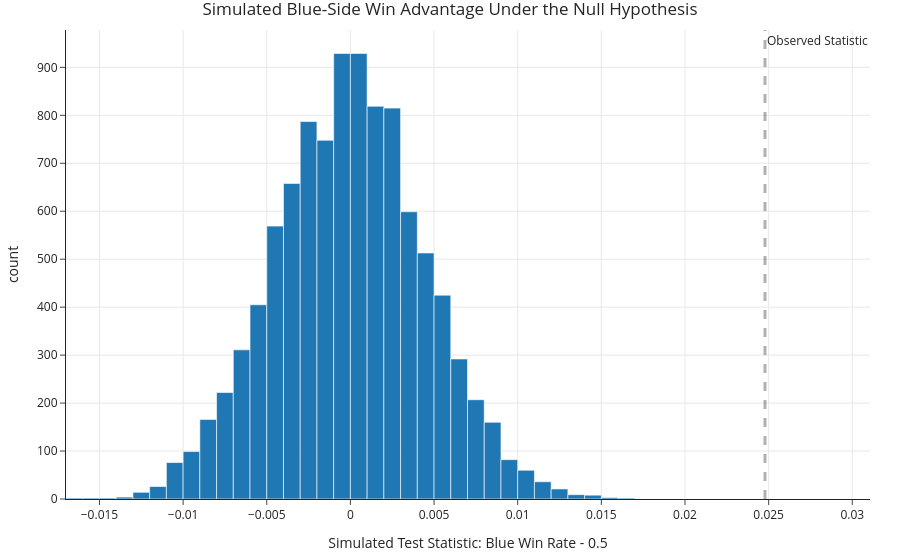

This figure's notebook cell:
### Code cell
fig_hypothesis = px.histogram(
    x=simulated_stats,
    nbins=50,
    title="Simulated Blue-Side Win Advantage Under the Null Hypothesis",
    labels={"x": "Simulated Test Statistic: Blue Win Rate - 0.5"}
)

fig_hypothesis.add_vline(
    x=observed_stat,
    line_width=3,
    line_dash="dash",
    annotation_text="Observed Statistic"
)

fig_hypothesis.show()
fig_hypothesis.write_html(assets_dir / "blue-side-hypothesis-test.html", include_plotlyjs="cdn")

alpha = 0.05

if p_value_blue < alpha:
    hypothesis_conclusion = (
        "Since the p-value is below 0.05, I reject the null hypothesis. "
        "There is statistically significant evidence that Blue-side teams win more often "
        "than expected under a 50% null model."
    )
else:
    hypothesis_conclusion = (
        "Since the p-value is at least 0.05, I fail to reject the null hypothesis. "
        "There is not enough evidence to conclude that Blue-side teams win more often "
        "than expected under a 50% null model."
    )

print(hypothesis_conclusion)

### Figure 1 — Plotly figure (JSON) as saved in the notebook; plotly's stock layout.template omitted (floating-point values rounded to 4 significant figures; data arrays with more than 128 entries replaced by an {"elided": "..."} marker saying what was removed)
{"data": [{"alignmentgroup": "True", "bingroup": "x", "hovertemplate": "Simulated Test Statistic: Blue Win Rate - 0.5=%{x}<br>count=%{y}<extra></extra>", "legendgroup": "", "marker": {"color": "#1F77B4", "pattern": {"shape": ""}}, "name": "", "nbinsx": 50, "offsetgroup": "", "orientation": "v", "showlegend": false, "type": "histogram", "x": {"elided": "10000 float values"}, "xaxis": "x", "yaxis": "y"}], "layout": {"annotations": [{"showarrow": false, "text": "Observed Statistic", "x": 0.02478, "xanchor": "left", "xref": "x", "y": 1, "yanchor": "top", "yref": "y domain"}], "barmode": "relative", "legend": {"tracegroupgap": 0}, "shapes": [{"line": {"dash": "dash", "width": 3}, "type": "line", "x0": 0.02478, "x1": 0.02478, "xref": "x", "y0": 0, "y1": 1, "yref": "y domain"}], "title": {"text": "Simulated Blue-Side Win Advantage Under the Null Hypothesis"}, "xaxis": {"anchor": "y", "domain": [0, 1], "title": {"text": "Simulated Test Statistic: Blue Win Rate - 0.5"}}, "yaxis": {"anchor": "x", "domain": [0, 1], "title": {"text": "count"}}}}
